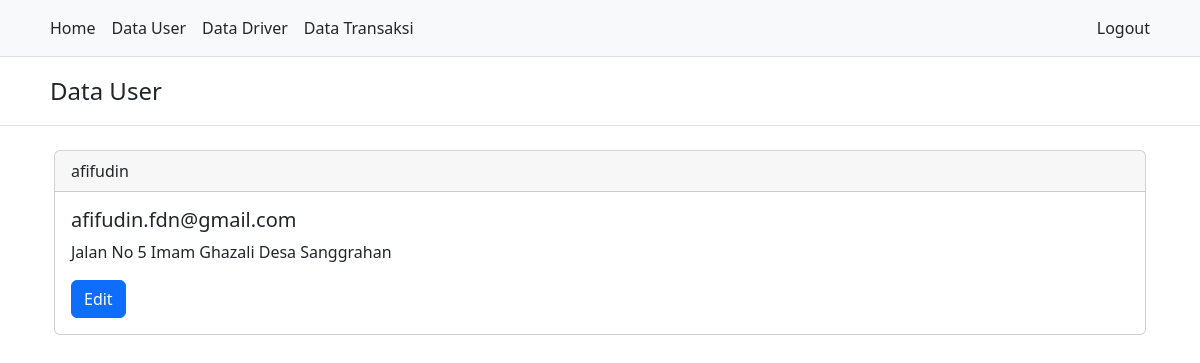
Screenshot of /admin-user.php (signed in) with the database file from the repository.
### tables this page shows
CREATE TABLE `users` (
  `username` varchar(20) NOT NULL,
  `password` varchar(20) NOT NULL,
  `firstname` varchar(20) NOT NULL,
  `lastname` varchar(20) NOT NULL,
  `email` varchar(50) NOT NULL,
  `nohp` char(12) NOT NULL,
  `address` varchar(255) NOT NULL,
  `is_order` tinyint(1) NOT NULL DEFAULT 0
);

### services/admin/fetch_user_service.php (called while the page is built)
<?php
require('./services/db_service.php');
try {
  $users = mysqli_query($conn, "select * from users");
} catch (\Throwable $th) {
  echo "<SCRIPT>alert('Users gagal di dapatkan');window.location='./index.php'</SCRIPT>";
  return;
}

### admin-user.php (the view, shortened to what this page needs)
<?php
require('./components/header.php');
require('./services/admin/fetch_user_service.php');
?>
<body>
  <?php
  require('./components/navigation.php');
  ?>
  <header class="py-3 mb-4 border-bottom">
    <div class="container">
      <a class="px-2 text-dark text-decoration-none">
        <span class="fs-4">Data User</span>
      </a>
    </div>
  </header>
  <div class="container px-4">
    <?php
    foreach ($users as $user) {
      $username = $user['username'];
      $email = $user['email'];
      $address = $user['address'];
      echo "
      <div class='card mb-2'>
        <div class='card-header'>
          $username
        </div>
        <div class='card-body'>
          <h5 class='card-title'>$email</h5>
          <p class='card-text'>$address</p>
          <a href='./admin-user-edit.php?username=$username' class='btn btn-primary'>Edit</a>
        </div>
      </div>
      ";
    }
    ?>
  </div>
</body>
<?php
require('./components/footer.php');
?>

### rows the page displays
users: username "afifudin", email "afifudin.fdn@gmail.com", address "Jalan No 5 Imam Ghazali Desa Sanggrahan"
